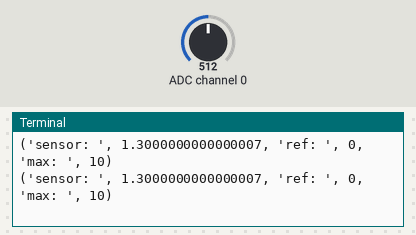
This program was run on a simulated Raspberry Pi (header pin numbers). Parts: the last lines printed to the terminal. The inputs (shaded band) are chosen by the test bench; at power-on: ADC channel 0 = 512 (analog values on the 0–1023 scale).

Above: at 1.2 s.
1.3 s: ADC channel 0 set to 716
At 1.33 s:
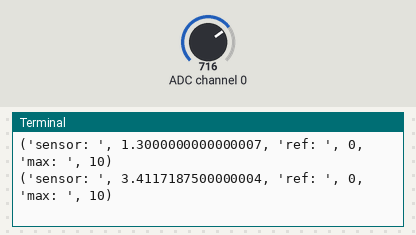
2.8 s: ADC channel 0 set to 900
At 2.8 s:
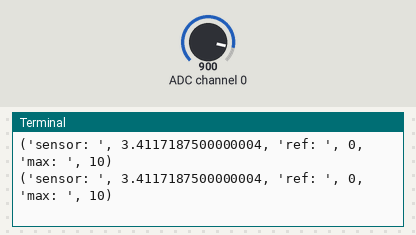
Timing chart, 0 to 5.8 s (numbered marks = the images above; inputs shaded):
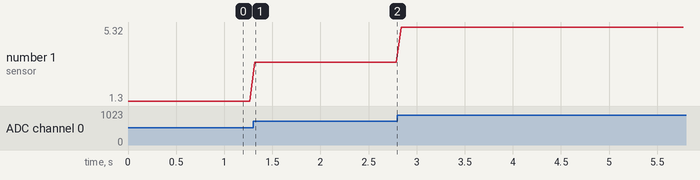

The program:

ADC_MCP3204.py
```python
import spidev
from time import sleep
import RPi.GPIO as GPIO

# Configurar SPI
spi = spidev.SpiDev()
spi.open(1, 2)  # SPI1, CE2
spi.max_speed_hz = 1350000  # Establecer velocidad una vez

# Si no usas GPIO, puedes omitir esta línea
GPIO.setmode(GPIO.BOARD)

def analogRead(pin):
    # Leer del canal ADC
    adc = spi.xfer2([1, (8 + pin) << 4, 0])
    lec = ((adc[1] & 3) << 8) + adc[2]
    return lec

try:
    while True:
        #lectura voltaje de referencia
        #referencia = analogRead(3)
        #referencia = referencia * 3.3 / 1024
        #print("referencia: ", referencia)

        #lectura sensor
        lectura = analogRead(0)
        #voltage = (lectura * 2.5) / 1024
        valor = lectura * 2650 / 1024 / 50
        Pascales = 0.2 * valor -4

        #print(f"Sensor: {voltage}, Referencia: {referencia}")
        print(("sensor: ", Pascales, "ref: ", 0, "max: ", 10))
        #print("")
        #print("")
        sleep(0.050)
finally:
    spi.close()  # Cerrar SPI cuando termines
```

Measured:
- after the input at 1.3 s, the terminal: prints a new line at once (image 1)
- plotted number 1: 1.3 → 3.41 after the input at 1.3 s, 3.41 → 5.32 after the input at 2.8 s
